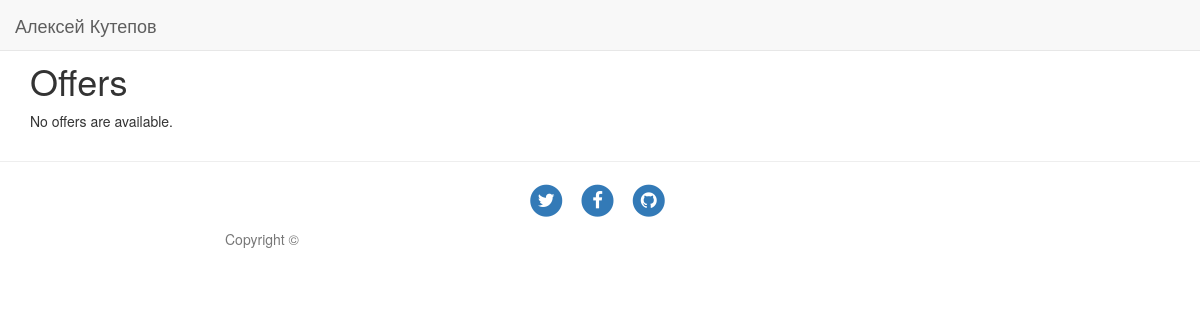
The app's page /ru/offers/, older data.
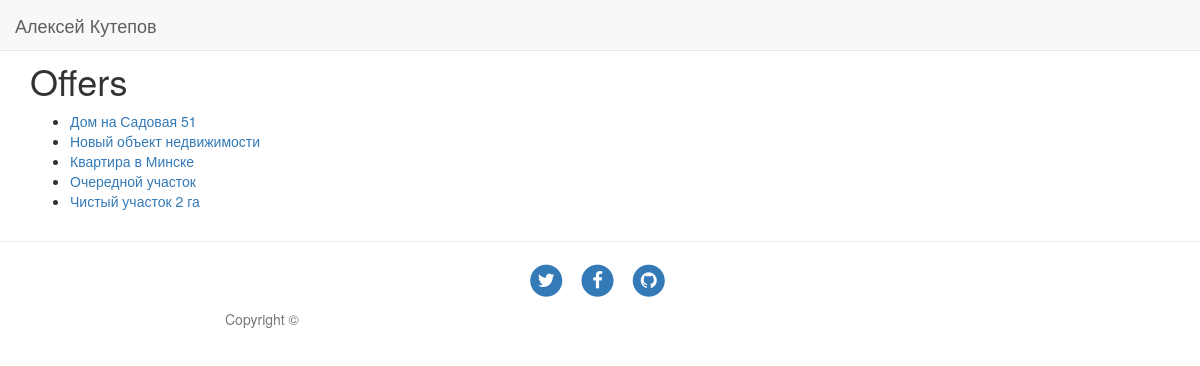
The same page, newer data.
### application/models.py (models this page shows, shortened)
class Estate(models.Model):
    person = models.ForeignKey(Realtor, on_delete=models.CASCADE)
    location = models.ForeignKey(Location, on_delete=models.CASCADE)
    title = models.TextField(verbose_name='Заголовок')

### application/views.py (the view)
class IndexView(generic.ListView):
    template_name = 'application/index.html'
    context_object_name = 'offers_list'
    def get_queryset(self):
        return Estate.objects.all()[:5]

### application/templates/application/index.html
{% extends 'application/base.html' %}
{% block offers_content %}
<h1>Offers</h1>
{% if offers_list %}
    <ul>
    {% for offer in offers_list %}
		<li><a href="{% url 'offers:detail' offer.id %}">{{ offer.title }}</a></li>
    {% endfor %}
    </ul>
{% else %}
    <p>No offers are available.</p>
{% endif %}
{% endblock %}

### mysite/templates/application/base.html
{% extends 'base.html' %}
{% block content %}
    {% block offers_content %}
    {% endblock %}
{% endblock %}

### mysite/templates/base.html (shortened to what this page needs)
{% load cms_tags menu_tags sekizai_tags %}
<!DOCTYPE html>
<html lang="en">
<head>
    <link href="{{ STATIC_URL }}css/bootstrap.min.css" rel="stylesheet">
    <link href="{{ STATIC_URL }}css/font-awesome.min.css" rel="stylesheet" type="text/css">
</head>
<body>
    <nav class="navbar navbar-default navbar-custom navbar-fixed-top">
        <div class="container-fluid">
            <div class="navbar-header page-scroll">
                <a class="navbar-brand" href="/">Алексей Кутепов</a>
            </div>
            <div class="collapse navbar-collapse" id="bs-example-navbar-collapse-1">
            </div>
        </div>
    </nav>
    {% block header %}
    <header class="intro-header" style="background-image: url('{{ STATIC_URL }}img/1.jpg')">
        <div class="container">
            <div class="row">
                <div class="col-lg-8 col-lg-offset-2 col-md-10 col-md-offset-1">
                    <div class="page-heading">
                    </div>
                </div>
            </div>
        </div>
    </header>
    {% endblock header %}
    <div class="container">
        {% block content %}{% endblock content %}
    </div>
    <hr>
    <footer>
        <div class="container">
            <div class="row">
                <div class="col-lg-8 col-lg-offset-2 col-md-10 col-md-offset-1">
                    <ul class="list-inline text-center">
                        <li>
                            <a href="https://twitter.com">
                                <span class="fa-stack fa-lg">
                                    <i class="fa fa-circle fa-stack-2x"></i>
                                    <i class="fa fa-twitter fa-stack-1x fa-inverse"></i>
                                </span>
                            </a>
                        </li>
                        <li>
                            <a href="https://www.facebook.com">
                                <span class="fa-stack fa-lg">
                                    <i class="fa fa-circle fa-stack-2x"></i>
                                    <i class="fa fa-facebook fa-stack-1x fa-inverse"></i>
                                </span>
                            </a>
                        </li>
                        <li>
                            <a href="https://github.com">
                                <span class="fa-stack fa-lg">
                                    <i class="fa fa-circle fa-stack-2x"></i>
                                    <i class="fa fa-github fa-stack-1x fa-inverse"></i>
                                </span>
                            </a>
                        </li>
                    </ul>
                    <p class="copyright text-muted">Copyright &copy; {% static_placeholder "copyright" %}</p>
                </div>
            </div>
        </div>
    </footer>
</body>
</html>

Row changes from the older to the newer data that the page shows:
added Estate: title "Дом на Садовая 51"
added Estate: title "Новый объект недвижимости"
added Estate: title "Квартира в Минске"
added Estate: title "Очередной участок"
added Estate: title "Чистый участок 2 га"
Text that changed along with them:
text no longer shown: "No offers are available."
